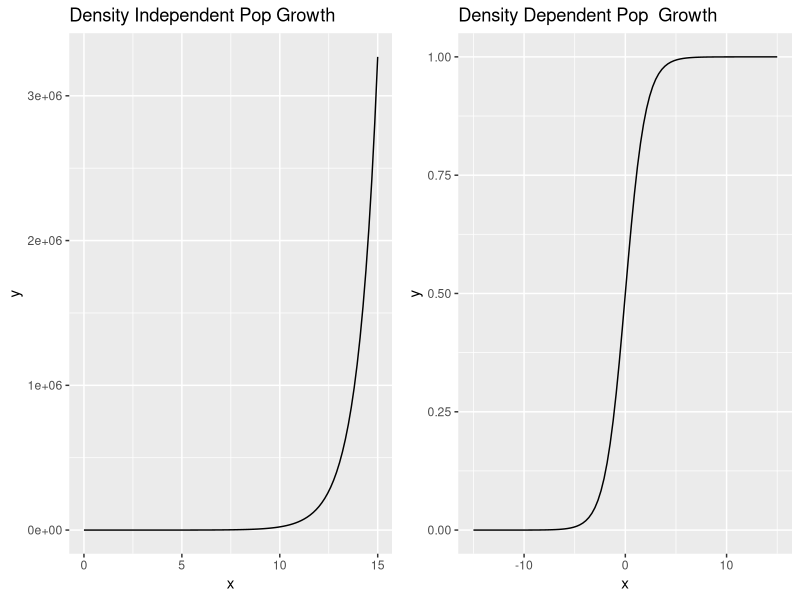
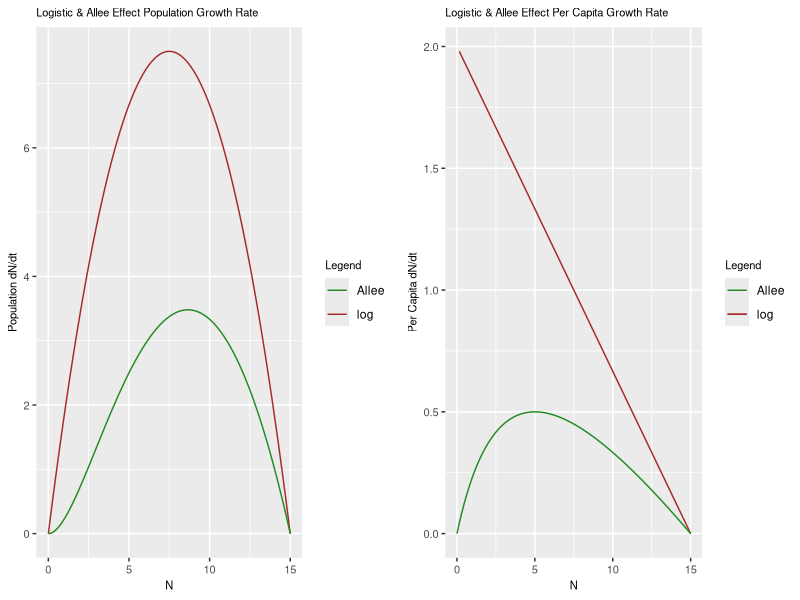
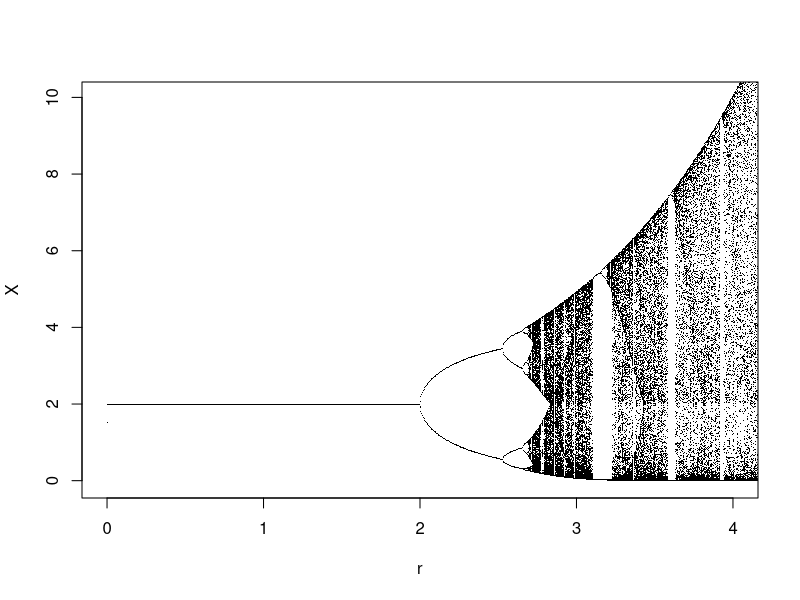
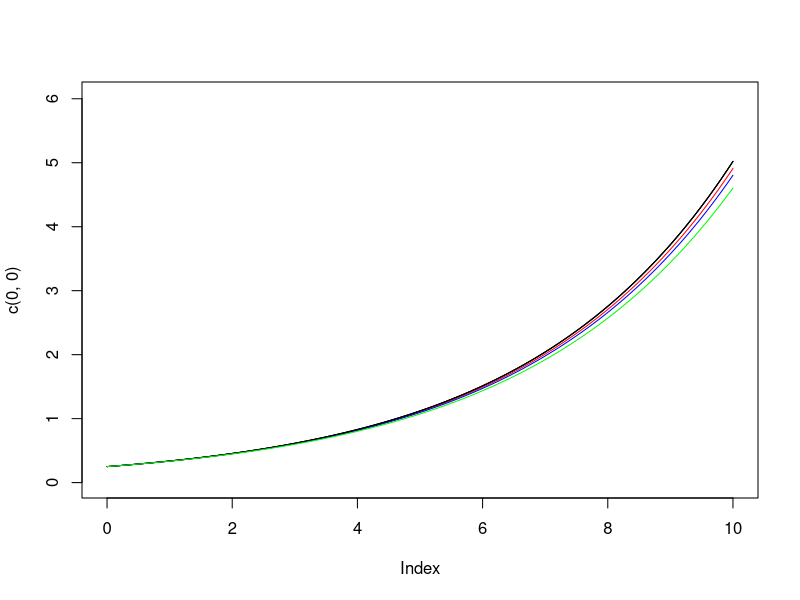
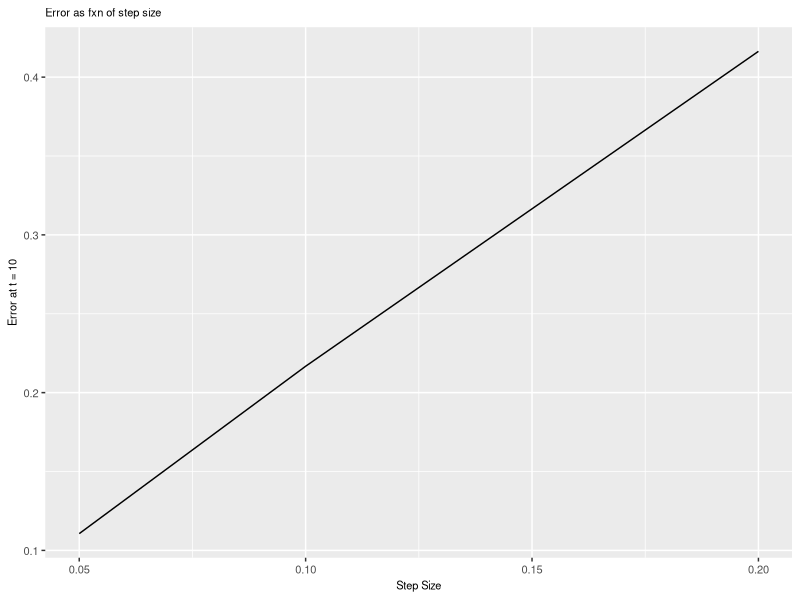
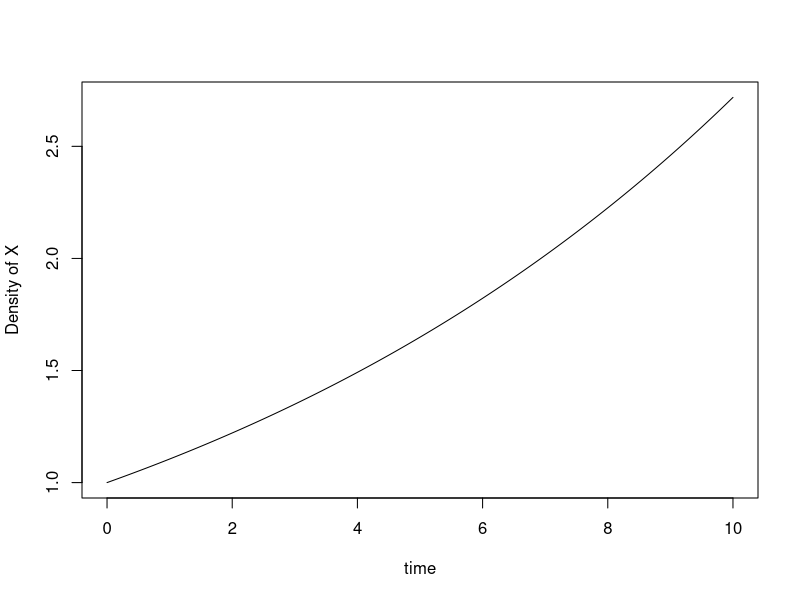
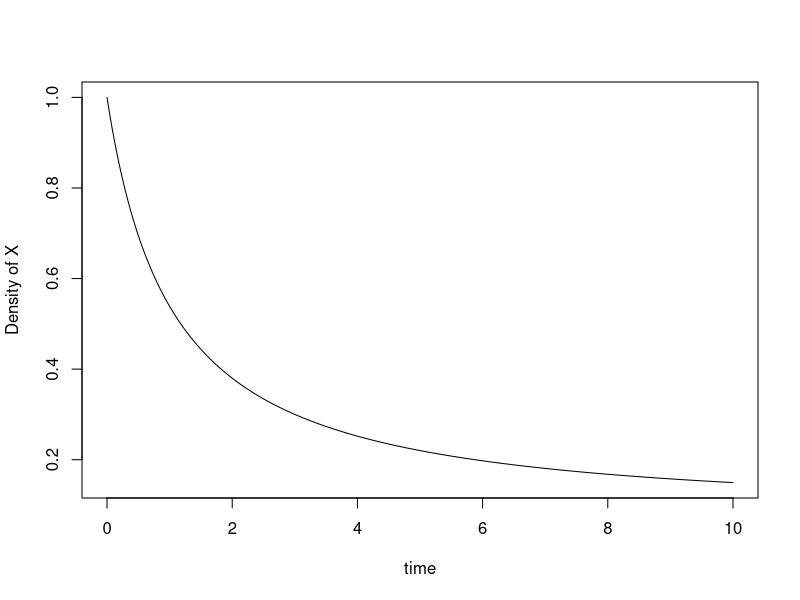
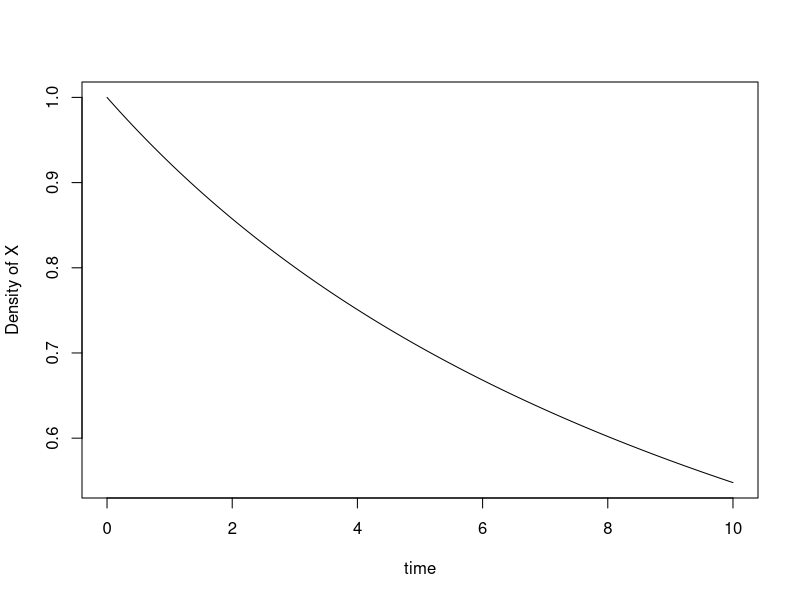

The R source for these figures, in order:
## ---- chunk 1
knitr::opts_chunk$set(echo = TRUE)
## ---- chunk 2
library(tidyverse)
library(gridExtra)

exponential <-
  ggplot(data.frame(x = seq(0, 15)), aes(x)) +
  stat_function(fun = exp) +
  labs(title = 'Density Independent Pop Growth')

logistic <-
  ggplot(data.frame(x = seq(-15, 15)), aes(x)) +
  stat_function(fun = plogis) +
  labs(title = 'Density Dependent Pop  Growth')

grid.arrange(exponential, logistic, nrow = 1)
## ---- chunk 3
logGrowth <- function(x) {
  # r = 2 = u, c = 0.1, v = 5
  # r$N$(1-(N/K)) # logistic growth equation
  2 * x * (1 - (x / 15))
}

logGrowthPerCapita <- function(x) {
  (2 * x * (1 - (x / 15))) / x
}

alleeEffect <- function(x) {
  # r = 2 = u, c = 0.1, v = 5
  # ((u*N/v+N)-c*N)*N # Allee effect equation
  (((2 * x) / (5 + x)) - (0.1 * x)) * x
}

alleeEffectPerCapita <- function(x) {
  (((2 * x) / (5 + x)) - (0.1 * x))
}

plotPop <-
  ggplot(data.frame(x = seq(0, 15, 0.001)), aes(x)) +
  stat_function(fun = logGrowth, aes(color = 'log')) +
  stat_function(fun = alleeEffect, aes(color = 'Allee')) +
  labs(x = 'N', y = 'Population dN/dt', title = 'Logistic & Allee Effect Population Growth Rate') +
  scale_colour_manual("Legend", values = c("forestgreen", "brown")) +
  theme(
    plot.title = element_text(size = 8),
    axis.title = element_text(size = 8),
    axis.text = element_text(size = 8),
    legend.title = element_text(size = 8)
  )

plotPerCap <-
  ggplot(data.frame(x = seq(0, 15, 0.001)), aes(x)) +
  stat_function(fun = logGrowthPerCapita, aes(color = 'log')) +
  stat_function(fun = alleeEffectPerCapita, aes(color = 'Allee'), show.legend = TRUE) +
  labs(x = 'N', y = 'Per Capita dN/dt', title = 'Logistic & Allee Effect Per Capita Growth Rate') +
  scale_colour_manual("Legend", values = c("forestgreen", "brown")) +
  theme(
    plot.title = element_text(size = 8),
    axis.title = element_text(size = 8),
    axis.text = element_text(size = 8),
    legend.title = element_text(size = 8)
  )

grid.arrange(plotPop, plotPerCap, nrow = 1)
## ---- chunk 4
## Bifurcation.R 
## Stefano Allesina sallesina@uchicago.edu allesinalab.uchicago.edu
## Code for "Theoretical Ecology"
## Modifications by Dylan

## This function returns the values of the min and max 
peaks <- function(x) {
  if (min(x)==max(x)) return(min(x)) ## Does not oscillate 
  l <- length(x) 
  xm1 <- c(x[-1], x[l])
  xp1 <- c(x[1], x[-l]) 
  z<-x[x > xm1 & x > xp1 | x < xm1 & x < xp1] 
  if (length(z)==0) return(min(x)) ## It has not converged yet 
  return (z)
} 

## This function creates a simulation of the logistic map 
LogisticMap<-function(N0,r,TimeSteps){
  Results<-rep(0,TimeSteps) 
  Results[1]<-N0 
  for (j in 2:TimeSteps){
    Results[j]<-r*Results[j-1]*(1-Results[j-1])
  } 
  return(Results)
} 

rickerMap<-function(N0,r,TimeSteps){
  Results<-rep(0,TimeSteps) 
  Results[1]<-N0 
  for (j in 2:TimeSteps){
    Results[j]<-exp(r*(1-(Results[j-1]/2)))*Results[j-1]
  } 
  return(Results)
}

## Plot the Diagram 
plot(0,0, xlim=c(0,4), ylim=c(-0.05,10),type="n", xlab="r", ylab="X") 
for (r in seq(0.001,100,0.005)) { # These are the initial and final values for r
  # out <- LogisticMap(0.5,r,2500) # Initial conditions 
  out <- rickerMap(0.5,r,2500) # Initial conditions 
  l <- length(out) %/% 10 # use only the last 250 steps 
  out <- out[(9*l):(10*l)] 
  p <- peaks(out) 
  l <- length(out) 
  points(rep(r, length(p)), p, pch=".")
}
## ---- chunk 5
# From Euler.R
## Modifications by Dylan
ExponentialGrowth<-function(x,lambda){
  return (lambda*x)
}

Euler<-function(x, D, FUN,lambda){
  return(x+FUN(x,lambda)*D)
}

ExponentialSolution<-function(N0,t,lambda){
  return (N0*exp(t*lambda))
}

N0<-0.25
lambda<-0.3
errorsDF <- data.frame(dt = c(0.05,0.1,0.2), Error = NA) # init df
plot(c(0,0),col="0",xlim=c(0,10),ylim=c(0,(N0*exp(lambda*10)+1)))
for (Deltat in c(0.05,0.1,0.2)){
  PointsToEstimate<-seq(0,10,by=Deltat)
  Iterations<-length(PointsToEstimate)-1
  Approx<-rep(0,Iterations+1)
  RealSol<-rep(0,Iterations+1)
  Approx[1]<-RealSol[1]<-N0
  for (i in 1:Iterations){
    RealSol[i+1]<-ExponentialSolution(N0,Deltat*i,lambda)		
    Approx[i+1]<-Euler(Approx[i],Deltat,ExponentialGrowth,lambda)		
  }
  if (Deltat==0.05) {
    mycol="red"
    errorsDF[1,2] <- abs(RealSol[length(RealSol)] - Approx[length(Approx)])
    # last element in approx/real vectors is at time = 10
    # update data frame with error at t = 10 for each Deltat
  }
  if (Deltat==0.1) {
    mycol="blue"
    errorsDF[2,2] <- abs(RealSol[length(RealSol)] - Approx[length(Approx)])
  }
  if (Deltat==0.2)  {
    mycol="green"
    errorsDF[3,2] <- abs(RealSol[length(RealSol)] - Approx[length(Approx)])
  }
  
  points(RealSol~PointsToEstimate,col="black",type="l")
  points(Approx~PointsToEstimate,col=mycol,type="l")
}

ggplot(errorsDF, aes(errorsDF$dt, errorsDF$Error)) +
  geom_line() +
  labs(x = 'Step Size', y = 'Error at t = 10', title = 'Error as fxn of step size') +
  theme(
    plot.title = element_text(size = 8),
    axis.title = element_text(size = 8),
    axis.text = element_text(size = 8),
    legend.title = element_text(size = 8)
  )
## ---- chunk 6
## ExpGrowth.R 
## Stefano Allesina sallesina@uchicago.edu allesinalab.uchicago.edu
## Code for "Theoretical Ecology"
## Modifications by Dylan

require(deSolve) 

## This function takes a step in time
ExponentialGrowth<-function(t, state, parameters) { 
  X <- state[1] ## the first element is the density of X at time t
  r <- parameters[1] ## the first parameter is the growth rate
  dX<-r*X 
  return(list(dX)) ## for some reason, you have to return a list
}

## This function runs the model and produces the trajectory
RunExponentialGrowth<-function(MaxTime=10,GrowthRate=0.1,InitialX=1.0){
  times <- seq(0, MaxTime, by = 0.01)
  parameters <- c(r=GrowthRate)
  state <- c(X=InitialX)
  out <- ode(y = state, times = times, func = ExponentialGrowth, parms = parameters)
  print(plot(out[,2]~out[,1],type="l",xlab="time",ylab="Density of X"))
  return(out)
}

logisticGrowth <-function(t, state, parameters) { 
  X <- state[1] ## the first element is the density of X at time t
  r <- parameters[1] ## the first parameter is the growth rate
  dX<-r*X*(1-(X/r))
  return(list(dX)) 
}

runLogisticGrowth<-function(MaxTime=10,GrowthRate=0.1,InitialX=1.0){
  times <- seq(0, MaxTime, by = 0.01)
  parameters <- c(r=GrowthRate)
  state <- c(X=InitialX)
  out <- ode(y = state, times = times, func = logisticGrowth, parms = parameters)
  print(plot(out[,2]~out[,1],type="l", xlab="time",ylab="Density of X"))
  return(out)
}

alleeGrowth<-function(t, state, parameters) { 
  X <- state[1]  
  r <- parameters[1] ## the first parameter is the growth rate
  dX<- (((r * X) / (5 + X)) - (0.1 * X)) * X # parameters hard-coded from previous Allee exercise
  return(list(dX)) 
}

runAlleeGrowth<-function(MaxTime=10,GrowthRate=0.1,InitialX=1.0){
  times <- seq(0, MaxTime, by = 0.01)
  parameters <- c(r=GrowthRate)
  state <- c(X=InitialX)
  out <- ode(y = state, times = times, func = alleeGrowth, parms = parameters)
  print(plot(out[,2]~out[,1],type="l", xlab="time",ylab="Density of X"))
  return(out)
}

levinsGrowth<-function(t, state, parameters) { 
  X <- state[1] 
  r <- parameters[1] 
  dX<- 0.1 * X * (1-X) - exp(X) # c parameter taken from previous Allee exercise
  return(list(dX)) 
}

runLevinsGrowth <-function(MaxTime=10,GrowthRate=0.1,InitialX=1.0){
  times <- seq(0, MaxTime, by = 0.01)
  parameters <- c(r=GrowthRate)
  state <- c(X=InitialX)
  out <- ode(y = state, times = times, func = ExponentialGrowth, parms = parameters)
  print(plot(out[,2]~out[,1],type="l",xlab="time",ylab="Density of X"))
  return(out)
}

thetaLogisticGrowth<-function(t, state, parameters) { 
  X <- state[1] 
  r <- parameters[1] 
  dX<- 2 * X * (1 - (X/15)**1.5) # using theta given on pg. 14, k from exercise 2
  return(list(dX))
}

runThetaLogisticGrowth <-function(MaxTime=10,GrowthRate=0.1,InitialX=1.0){
  times <- seq(0, MaxTime, by = 0.01)
  parameters <- c(r=GrowthRate)
  state <- c(X=InitialX)
  out <- ode(y = state, times = times, func = thetaLogisticGrowth, parms = parameters)
  print(plot(out[,2]~out[,1],type="l",xlab="time",ylab="Density of X"))
  return(out)
}

RunExponentialGrowth(MaxTime=10,GrowthRate=0.1,InitialX=1.0)
runLogisticGrowth(MaxTime=10,GrowthRate=0.1,InitialX=1.0)
runAlleeGrowth(MaxTime=10,GrowthRate=0.1,InitialX=1.0)
runLevinsGrowth(MaxTime=10,GrowthRate=0.1,InitialX=1.0)
runThetaLogisticGrowth(MaxTime=10,GrowthRate=0.1,InitialX=1.0)
